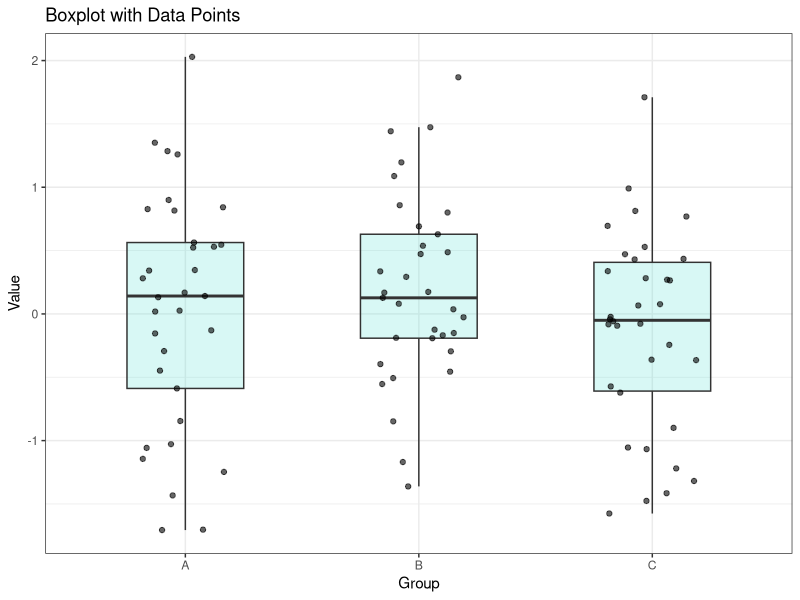
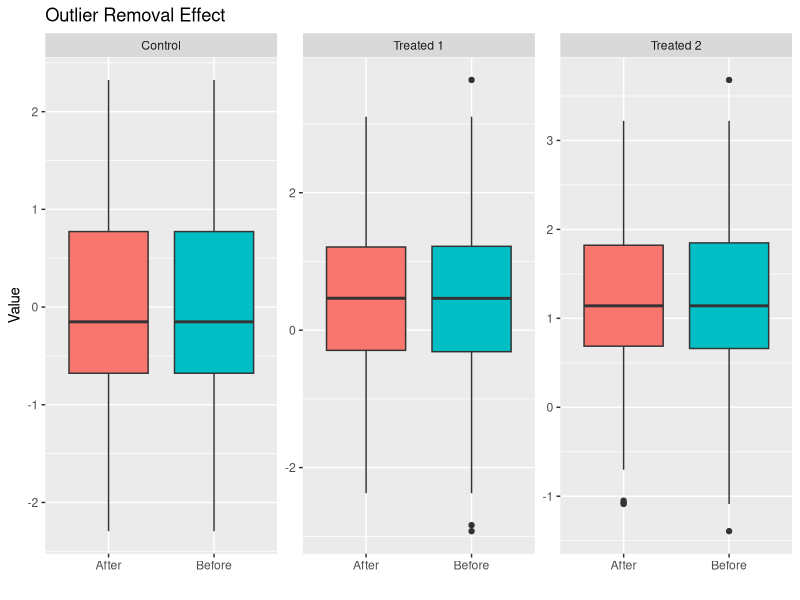

Write the R code that produced these figures, in order.
if(!require(ggpubr)){install.packages("ggpubr")}
library(ggpubr)
library(ggplot2)

# Combine Boxplot and Jitterplot ----

# Sample data (replace with your data)
data <- data.frame(Value = rnorm(100, 0, 1), Group = sample(c("A", "B", "C"), 100, replace = TRUE))

# Combined boxplot and jitter plot
ggplot(data, aes(x = Group, y = Value)) +
  geom_boxplot(width = 0.5, outlier.shape = NA, fill = "turquoise", alpha = 0.2) +  # Boxplot, suppress outliers
  geom_jitter(width = 0.2, alpha = 0.6) +   # Jittered points
  labs(title = "Boxplot with Data Points", x = "Group", y = "Value") +
  theme_bw() # Optional: Use a black and white theme







# Before and After outliers Boxplot ----
# Sample data (replace with your data)
control_data <- rnorm(100, 0, 1)  # Simulated control data
treated1_data <- rnorm(100, 0.5, 1.5) # Simulated treated data with more variation
treated2_data <- rnorm(100, 1, 1)

# Boxplot method for outlier removal - IQR
remove_outliers <- function(data) {
  Q1 <- quantile(data, 0.25)
  Q3 <- quantile(data, 0.75)
  IQR <- Q3 - Q1
  lower_bound <- Q1 - 1.5 * IQR
  upper_bound <- Q3 + 1.5 * IQR
  data[data >= lower_bound & data <= upper_bound]
}

control_cleaned <- remove_outliers(control_data)
treated1_cleaned <- remove_outliers(treated1_data)
treated2_cleaned <- remove_outliers(treated2_data)



# ... (your outlier removal code as before) ...

# Create data frames for plotting (all in one data frame)
plot_data <- rbind(
  data.frame(Value = control_data, Group = "Control", State = "Before"),
  data.frame(Value = control_cleaned, Group = "Control", State = "After"),
  data.frame(Value = treated1_data, Group = "Treated 1", State = "Before"),
  data.frame(Value = treated1_cleaned, Group = "Treated 1", State = "After"),
  data.frame(Value = treated2_data, Group = "Treated 2", State = "Before"),
  data.frame(Value = treated2_cleaned, Group = "Treated 2", State = "After")
)

# Create the boxplot with facets
ggplot(plot_data, aes(x = State, y = Value, fill = State)) +  # Fill by state
  geom_boxplot() +
  facet_wrap(~ Group, scales = "free_y") +  # Facet by group, free y-axis scales (remove if you want the same scale)
  labs(title = "Outlier Removal Effect", x = "", y = "Value") +
  theme(legend.position = "none")  # Remove legend if desired







